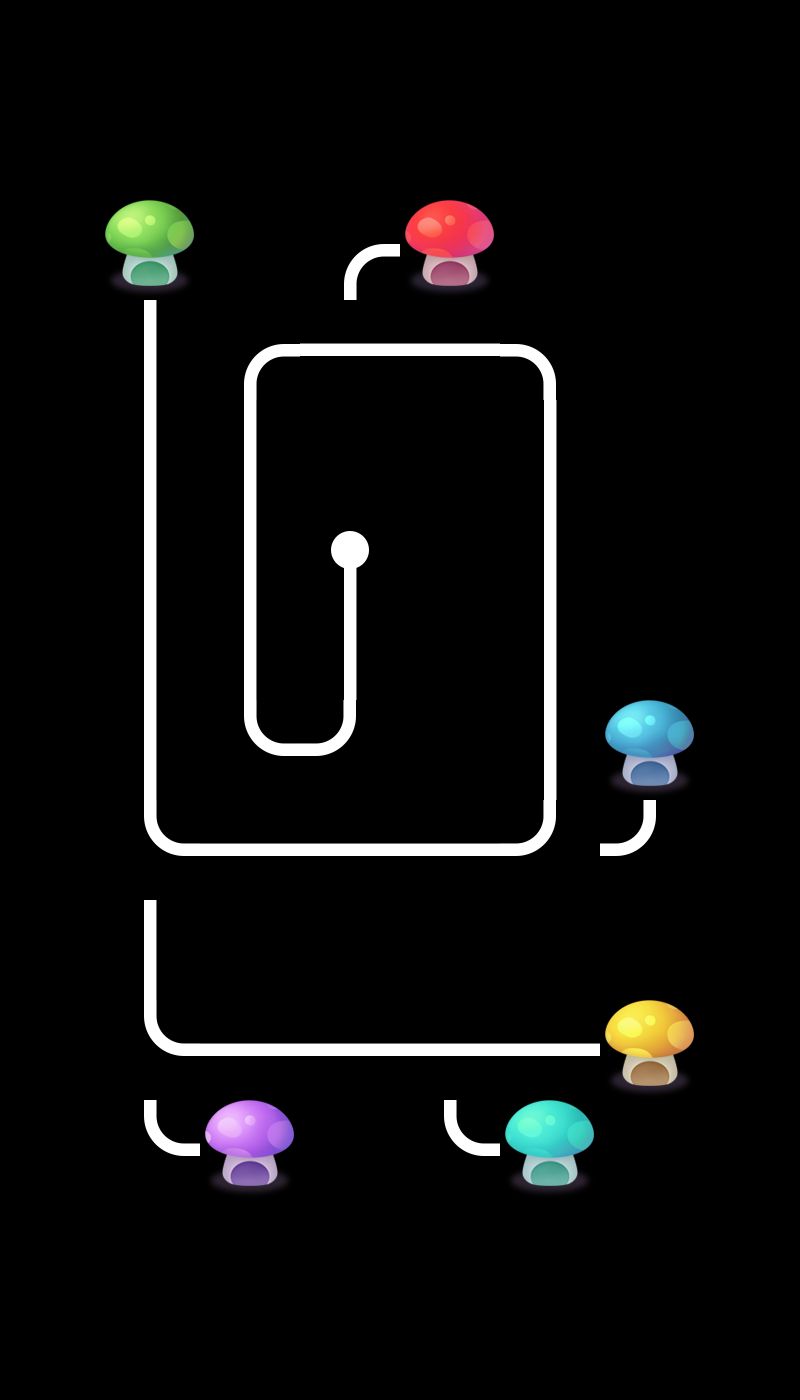

This is a level from a 2D game, rendered from its Tiled map with the project's own tilesets. A one-line summary and the map file follow, with tile-layer data summarised:
An orthogonal 8x14 tile map with 100x100 px tiles, 1 tile layer (layer0) and 5 objects.

<map version="1.0" orientation="orthogonal" renderorder="right-down" width="8" height="14" tilewidth="100" tileheight="100" nextobjectid="6">
 <tileset firstgid="1" name="tiled" tilewidth="100" tileheight="100">
  <image source="tiled.png" width="500" height="400" />
 </tileset>
 <layer name="layer0" width="8" height="14">
  <data>[112 cells, 41 non-empty, 13 distinct tile ids]</data>
 </layer>
 <objectgroup name="object1">
  <object id="1" x="321.212" y="333.333" width="57.5758" height="33.3333">
   <properties>
    <property name="id" value="0" />
   </properties>
  </object>
  <object id="2" x="106.061" y="821.212" width="72.7273" height="54.5455">
   <properties>
    <property name="id" value="1" />
   </properties>
  </object>
  <object id="3" x="118.182" y="1012.12" width="66.6667" height="57.5758">
   <properties>
    <property name="id" value="3" />
   </properties>
  </object>
  <object id="4" x="412.121" y="1018.18" width="66.6667" height="60.6061">
   <properties>
    <property name="id" value="4" />
   </properties>
  </object>
  <object id="5" x="509.091" y="818.182" width="63.6364" height="51.5152">
   <properties>
    <property name="id" value="2" />
   </properties>
  </object>
 </objectgroup>
</map>
